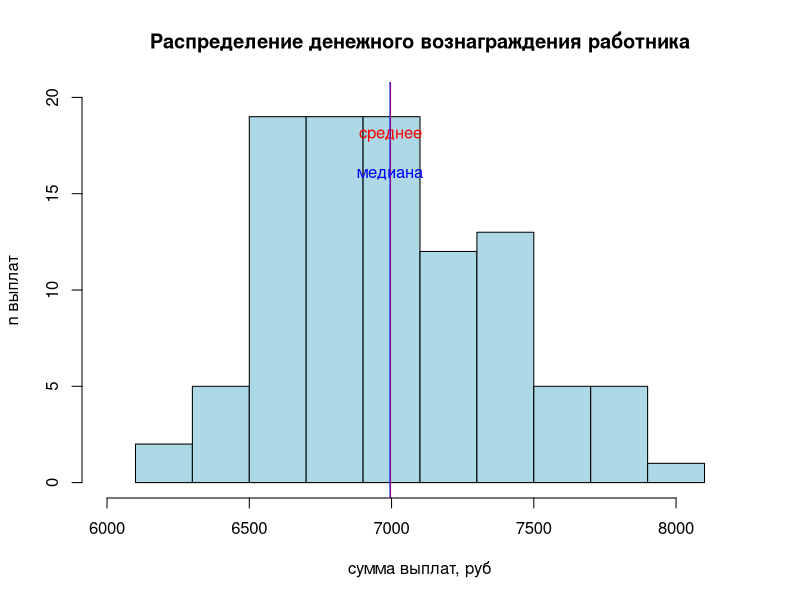

This chart was generated by the following R code:
# Задача 1-2: Раз в неделю работнику выплачивается сдельное денежное вознаграждение,
# которое меняется в зависимости от объема выполненной работы.

# Данные выплат, руб.:
выплаты <- c(
  6160.92, 6928.08, 7235.88, 6728.52, 7457.63, 6767.08, 7195.33, 7046.22, 7397.48, 6831.44,
  6431.11, 7155.65, 7326.69, 6764.33, 7428.89, 7464.09, 6789.03, 7034.01, 7395.15, 6560.25,
  7260.67, 7111.07, 6805.27, 7468.98, 7566.07, 7323.04, 6550.49, 6614, 6824.95, 6767.61,
  6541.17, 7384.53, 6749.99, 7138.25, 6322.93, 6997.15, 7093.14, 7011.49, 6922.28, 6694.82,
  7529.42, 6774.83, 6604.95, 7332.19, 7098.18, 7430.66, 6614.21, 6827.23, 6607.77, 7799.95,
  7864.04, 7793.23, 6892.41, 6616.64, 6738.12, 7060.66, 7517.08, 6334.34, 6757.52, 7158.62,
  6230.6, 7561.88, 6694.78, 7007.61, 7200.02, 8043.48, 6501.98, 6933.69, 7073.32, 6940.64,
  7858.29, 7017.87, 6856.9, 6621.29, 7152.3, 6573.43, 6643, 7098.14, 7485.06, 7761.08,
  6808.46, 6991.78, 6882.79, 6773.1, 7326.49, 7052.77, 6678.67, 7258.86, 7038.82, 6649.69,
  6606.03, 6390.03, 7060.11, 7564.56, 7143.89, 6303.34, 6581.86, 6573.22, 6861.2, 7244.95
)

# Границы для группировки данных:
границы <- seq(6100, 8100, by = 200)

# Группировка данных:
выплаты_группированные <- cut(выплаты, breaks = границы, right = FALSE)

# Третий разряд:
третий_разряд <- table(выплаты_группированные)[3]

# Среднее арифметическое:
среднее_выплат <- mean(выплаты)

# Медиана (второй квартиль):
медиана_выплат <- median(выплаты)

# Сводная статистика:
статистика <- summary(выплаты)

# График:
hist(
  выплаты,
  breaks = границы,
  xlim = c(6000, 8200),
  ylim = c(0, 20),
  col = "lightblue",
  main = "Распределение денежного вознаграждения работника",
  xlab = "сумма выплат, руб",
  ylab = "n выплат"
)

# Нанесение среднего арифметического на график:
abline(v = среднее_выплат, col = 'red')
text(x = среднее_выплат, y = max(третий_разряд) - 1, 'среднее', col = 'red')

# Нанесение медианы на график:
abline(v = медиана_выплат, col = 'blue')
text(x = медиана_выплат, y = max(третий_разряд) - 3, 'медиана', col = 'blue')

# Вывод результатов:
cat("Третий разряд:", третий_разряд, "\n")
cat("Среднее арифметическое:", среднее_выплат, "\n")
cat("Медиана:", медиана_выплат, "\n")
cat("Сводная статистика:\n")
print(статистика)